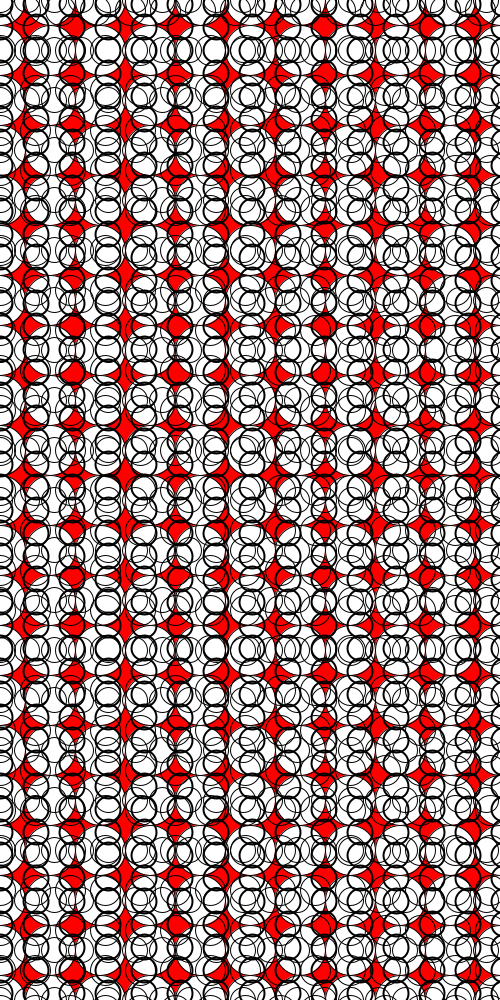
Frame 1 (no input)
Frame 60 (the mouse pressed at the canvas centre just before this capture): identical to frame 1, image omitted
Frame 120 (the mouse held since frame 60 and released just before this capture): identical to frame 1, image omitted

The Processing sketch that drew this single still picture (run headless with seeded random() and noise(); from frame 60 on, the mouse is pressed at the canvas centre):

// Processing sketch: processing_32946
// ── processing_32946.pde

int i=0;
int j=0;
int k=5;
int l=5;
int m=0;
int n=7;
int o=0;
int p=0;
int q=4;
int r=0;
int s=100;
int t=100;
int u=0;

void setup () {
  size (500,1000);
  background (255,0,0);
  smooth();

 
  while (j<100){
   
    while (i<1001){
    ellipse (i*50, j*50, 50, 50);
    i=i+1;
    }
    j=j+1;
    i=0;
  }
 noFill();
 strokeWeight (2);
 while (q<1001){
 
 while (p<521){
 ellipse (p*6, q, 25, 25);
 p=p+6;
 }
 q=q+23;
 p=0;
 }
 
}

void draw (){
  
  strokeWeight (1);
 while (l<521){ 
   
 while (k<521){ 
 ellipse (k*5, l*2, 30, 30);
k=k+7;
}
l=l+20;
k=0;
 }
  
  while (o<521){
  
 while (m<521){
ellipse (m*3, o*5, 25, 25);
 m=m+9;
 }
 o=o+10;
 m=0;
  }
 

/*
strokeWeight (1);
stroke (255,255, 255);
while (r<2000){
ellipse (0,0,r,r);
r=r+10;
}

while (u<2000){
ellipse (500,500, u, u);
u=u+10;
}

strokeWeight (1);
stroke (0,0,0);
while (s<2000){
ellipse (0,500,s,s);
s=s+50;
}

while (t<2000){
ellipse (500,0,t,t);
t=t+50;
}

*/
}                               
